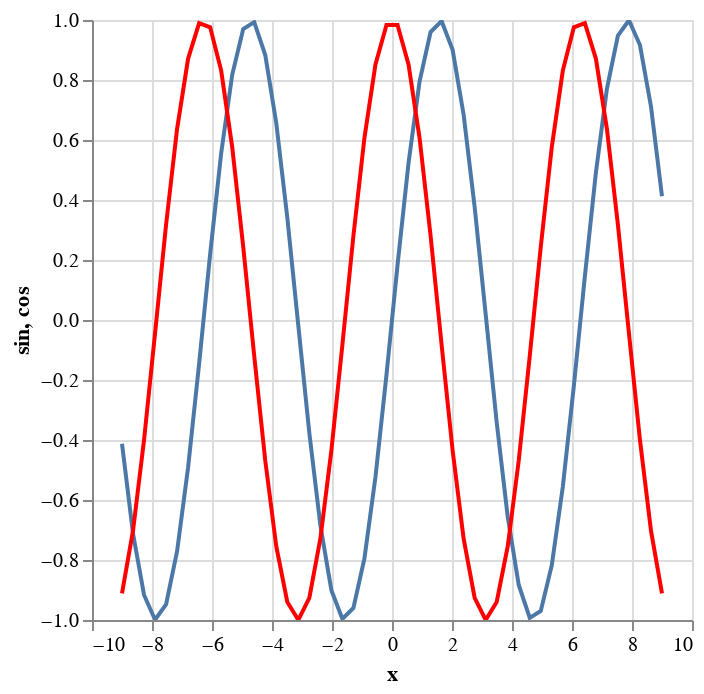

Notebook cell for this chart:
### Code cell
chart = alt.Chart(x).mark_line().encode(
    x='x',
    y='sin:Q').transform_calculate(
    cos='cos(datum.x)',
    sin='sin(datum.x)').interactive()
chart + chart.mark_line(color='red').encode(y='cos:Q')

### Figure 1 — Vega-Lite specification as saved in the notebook (floating-point values rounded to 4 significant figures)
{"config": {"view": {"continuousWidth": 300, "continuousHeight": 300}}, "layer": [{"mark": {"type": "line"}, "encoding": {"x": {"field": "x", "type": "quantitative"}, "y": {"field": "sin", "type": "quantitative"}}, "name": "view_113", "transform": [{"calculate": "cos(datum.x)", "as": "cos"}, {"calculate": "sin(datum.x)", "as": "sin"}]}, {"mark": {"type": "line", "color": "red"}, "encoding": {"x": {"field": "x", "type": "quantitative"}, "y": {"field": "cos", "type": "quantitative"}}, "transform": [{"calculate": "cos(datum.x)", "as": "cos"}, {"calculate": "sin(datum.x)", "as": "sin"}]}], "data": {"name": "data-aad9665f55b7a2b2d4cd6008608f5299"}, "params": [{"name": "param_257", "select": {"type": "interval", "encodings": ["x", "y"]}, "bind": "scales", "views": ["view_113"]}], "$schema": "https://vega.github.io/schema/vega-lite/v5.8.0.json", "datasets": {"data-aad9665f55b7a2b2d4cd6008608f5299": [{"x": -9.0}, {"x": -8.633}, {"x": -8.265}, {"x": -7.898}, {"x": -7.531}, {"x": -7.163}, {"x": -6.796}, {"x": -6.429}, {"x": -6.061}, {"x": -5.694}, {"x": -5.327}, {"x": -4.959}, {"x": -4.592}, {"x": -4.224}, {"x": -3.857}, {"x": -3.49}, {"x": -3.122}, {"x": -2.755}, {"x": -2.388}, {"x": -2.02}, {"x": -1.653}, {"x": -1.286}, {"x": -0.9184}, {"x": -0.551}, {"x": -0.1837}, {"x": 0.1837}, {"x": 0.551}, {"x": 0.9184}, {"x": 1.286}, {"x": 1.653}, {"x": 2.02}, {"x": 2.388}, {"x": 2.755}, {"x": 3.122}, {"x": 3.49}, {"x": 3.857}, {"x": 4.224}, {"x": 4.592}, {"x": 4.959}, {"x": 5.327}, {"x": 5.694}, {"x": 6.061}, {"x": 6.429}, {"x": 6.796}, {"x": 7.163}, {"x": 7.531}, {"x": 7.898}, {"x": 8.265}, {"x": 8.633}, {"x": 9.0}]}}
